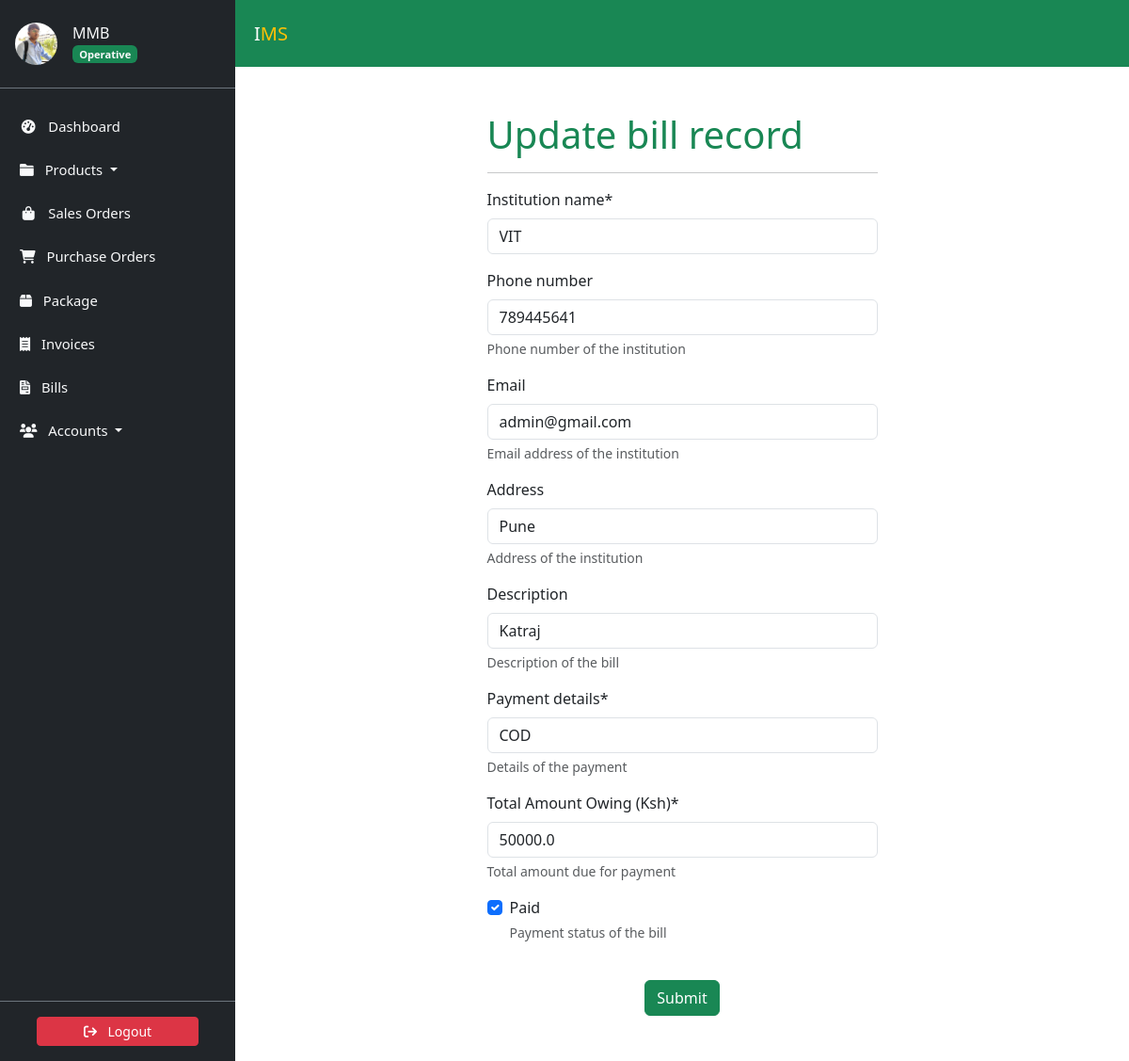
/bills/bill/bill/update/ (signed in), run on the app's committed database.
### accounts/models.py (models this page shows, shortened)
class Profile(models.Model):
    user = models.OneToOneField(
        User, on_delete=models.CASCADE, verbose_name='User'
    )
    slug = AutoSlugField(
        unique=True,
        verbose_name='Account ID',
        populate_from='email'
    )
    profile_picture = ProcessedImageField(
        default='profile_pics/default.jpg',
        upload_to='profile_pics',
        format='JPEG',
        processors=[ResizeToFill(150, 150)],
        options={'quality': 100}
    )
    telephone = PhoneNumberField(
        null=True, blank=True, verbose_name='Telephone'
    )
    email = models.EmailField(
        max_length=150, blank=True, null=True, verbose_name='Email'
    )
    first_name = models.CharField(
        max_length=30, blank=True, verbose_name='First Name'
    )
    last_name = models.CharField(
        max_length=30, blank=True, verbose_name='Last Name'
    )
    status = models.CharField(
        choices=STATUS_CHOICES,
        max_length=12,
        default='INA',
        verbose_name='Status'
    )
    role = models.CharField(
        choices=ROLE_CHOICES,
        max_length=12,
        blank=True,
        null=True,
        verbose_name='Role'
    )
    class Meta:
        ordering = ['slug']
        verbose_name = 'Profile'
        verbose_name_plural = 'Profiles'

### bills/models.py (models this page shows, shortened)
class Bill(models.Model):
    slug = AutoSlugField(unique=True, populate_from='date')
    date = models.DateTimeField(
        auto_now_add=True,
        verbose_name='Date (e.g., 2022/11/22)'
    )
    institution_name = models.CharField(
        max_length=30,
        blank=False,
        null=False
    )
    phone_number = models.PositiveIntegerField(
        blank=True,
        null=True,
        help_text='Phone number of the institution'
    )
    email = models.EmailField(
        blank=True,
        null=True,
        help_text='Email address of the institution'
    )
    address = models.CharField(
        max_length=255,
        blank=True,
        null=True,
        help_text='Address of the institution'
    )
    description = models.CharField(
        max_length=255,
        blank=True,
        null=True,
        help_text='Description of the bill'
    )
    payment_details = models.CharField(
        max_length=255,
        blank=False,
        null=False,
        help_text='Details of the payment'
    )
    amount = models.FloatField(
        verbose_name='Total Amount Owing (Ksh)',
        help_text='Total amount due for payment'
    )
    status = models.BooleanField(
        default=False,
        verbose_name='Paid',
        help_text='Payment status of the bill'
    )

### bills/views.py (the view, shortened to what this page needs)
class BillUpdateView(LoginRequiredMixin, UserPassesTestMixin, UpdateView):
    model = Bill
    template_name = 'bills/billupdate.html'
    fields = [
        'institution_name',
        'phone_number',
        'email',
        'address',
        'description',
        'payment_details',
        'amount',
        'status'
    ]
    def test_func(self):
        return self.request.user.profile in Profile.objects.all()

### bills/templates/bills/billupdate.html (shortened to what this page needs)
{% extends "store/base.html" %}
{% load static %}
{% load crispy_forms_tags %}
{% block title %}Update bill record{%endblock title%}{% block content %}
<div class="col container p-5">
    <div class="row">
        <div class="col-md-3 col-lg-3"></div>
          <div class="col-md-6 col-lg-6">
            <form method="POST" enctype="multipart/form-data">
                <section class="section-bg" id="plans">
                    <fieldset class="form-group">
                        <header class="section-header">
                            <h1 class="text-success">Update bill record</h1>
                            <hr>
                        </header>
                        {{ form.media }} {{ form|crispy }}
                    </fieldset>
                </section>
                <div class="form-group mt-4 text-center">
                    <button class="btn btn-success" type="submit">Submit</button>
                </div>
            </form>
        </div>
        <div class="col-md-3 col-lg-3"></div>
    </div>
</div>
{% endblock content %}

### store/templates/store/sidebar.html (shortened to what this page needs)
<link href="https://cdn.jsdelivr.net/npm/bootstrap@5.3.3/dist/css/bootstrap.min.css" rel="stylesheet">
<link href="https://cdnjs.cloudflare.com/ajax/libs/font-awesome/6.0.0-beta3/css/all.min.css" rel="stylesheet">
<aside class="sidebar position-fixed top-0 left-0 overflow-auto h-100 bg-dark text-light" id="show-side-navigation1">
    <div class="sidebar-header d-flex align-items-center px-3 py-4 border-bottom border-secondary">
        <a href="{% url 'user-profile' %}" class="d-flex align-items-center text-decoration-none text-light">
            <img class="rounded-circle img-fluid" id="sidebar-img" width="45" src="{{ request.user.profile.profile_picture.url }}" alt="Profile Picture" />
            <div class="ms-3">
                <h5 class="fs-6 mb-0">
                    {{ request.user.username }}{% if request.user.profile.role == 'AD' %} <i class="fa-solid fa-circle-check text-success"></i>{% endif %}
                </h5>
                <span class="badge bg-success text-light">
                    {% if request.user.profile.role == 'AD' %}
                        Admin
                    {% elif request.user.profile.role == 'EX' %}
                        Executive
                    {% else %}
                        Operative
                    {% endif %}
                </span>
            </div>
        </a>
    </div>
    <div class="nav-container">
        <ul class="nav flex-column mt-3">
            <li class="nav-item mb-2">
                <a class="nav-link text-light {% if request.resolver_match.url_name == 'dashboard' %}active{% endif %}" href="{% url 'dashboard' %}">
                    <i class="fa fa-tachometer-alt fa-fw me-2"></i> Dashboard
                </a>
            </li>
            <li class="nav-item mb-2 dropdown">
                <a class="nav-link text-light {% if request.resolver_match.url_name == 'productslist' %}active{% endif %} dropdown-toggle" href="#" id="productsDropdown" role="button" data-bs-toggle="dropdown" aria-expanded="false">
                    <i class="fa fa-folder me-2"></i> Products
                </a>
            </li>
            <li class="nav-item mb-2">
                <a class="nav-link text-light {% if request.resolver_match.url_name == 'saleslist' %}active{% endif %}" href="{% url 'saleslist' %}">
                    <i class="fa fa-shopping-bag fa-fw me-2"></i> Sales Orders
                </a>
            </li>
            <li class="nav-item mb-2">
                <a class="nav-link text-light {% if request.resolver_match.url_name == 'purchaseslist' %}active{% endif %}" href="{% url 'purchaseslist' %}">
                    <i class="fa fa-shopping-cart me-2"></i> Purchase Orders
                </a>
            </li>
            <li class="nav-item mb-2">
                <a class="nav-link text-light {% if request.resolver_match.url_name == 'deliveries' %}active{% endif %}" href="{% url 'deliveries' %}">
                    <i class="fa-solid fa-box me-2"></i> Package
                </a>
            </li>
            <li class="nav-item mb-2">
                <a class="nav-link text-light {% if request.resolver_match.url_name == 'invoicelist' %}active{% endif %}" href="{% url 'invoicelist' %}">
                    <i class="fa-solid fa-receipt me-2"></i> Invoices
                </a>
            </li>
            <li class="nav-item mb-2">
                <a class="nav-link text-light {% if request.resolver_match.url_name == 'bill_list' %}active{% endif %}" href="{% url 'bill_list' %}">
                    <i class="fa-solid fa-file-invoice me-2"></i> Bills
                </a>
            </li>
            <li class="nav-item mb-2 dropdown">
                <a class="nav-link text-light  dropdown-toggle" href="#" id="accountsDropdown" role="button" data-bs-toggle="dropdown" aria-expanded="false">
                    <i class="fa fa-users me-2"></i> Accounts
                </a>
            </li>
        </ul>
    </div>
    <div class="sidebar-footer position-absolute bottom-0 w-100 text-center py-3 bg-dark border-top border-secondary">
        <form method="post" action="{% url 'user-logout' %}">
            <button type="submit" class="btn btn-danger btn-sm w-75">
                <i class="fa fa-sign-out me-2"></i> Logout
            </button>
        </form>
    </div>
</aside>

### static/css/style.css (style rules this page uses)
:root { --dk-gray-100: #f3f4f6; --dk-gray-200: #e5e7eb; --dk-gray-300: #d1d5db; --dk-gray-400: #9ca3af; --dk-gray-500: #6b7280; --dk-gray-600: #4b5563; --dk-gray-700: #374151; --dk-gray-800: #1f2937; --dk-gray-900: #111827; --dk-dark-bg: #313348; --dk-darker-bg: #2a2b3d; --navbar-bg-color: #6f6486; --sidebar-bg-color: #252636; --sidebar-width: 250px; --sidebar-expanded-width: 230px; --sidebar-collapsed-width: 100px; --sidebar-header-bg: #212529; --nav-link-color: #adb5bd; --nav-link-active-bg: #495057; --dropdown-menu-bg: #495057; --dropdown-item-color: #adb5bd; --dropdown-item-active-bg: #6c757d; --sidebar-separator-bg: #4caf50; --logo-separator-height: 60px; --sidebar-item-height: 50px; --submenu-item-height: 45px; }
* { margin: 0; padding: 0; box-sizing: border-box; }
body { font-family: "Inter", sans-serif; background-color: #fff; }
a { text-decoration: none; }
.sidebar { font-size: 0.925rem; background-color: var(--sidebar-bg-color); width: var(--sidebar-width); transition: width 0.3s ease-in-out; z-index: 9999999; }
.sidebar .sidebar-header { background-color: var(--sidebar-header-bg); border-bottom: 1px solid #2a2b3c; }
.sidebar ul > li > a { color: var(--dk-gray-400); text-decoration: none; }

### store/templates/store/sidebar.html (style rules this page uses)
.sidebar { width: 250px; background-color: #343a40; color: #fff; position: fixed; top: 0; bottom: 0; display: flex; flex-direction: column; }
.sidebar-header { background-color: #212529; }
.nav-container { flex: 1; overflow-y: auto; padding: 5px; }
.nav-link { color: #adb5bd; }
.sidebar-footer { background-color: #212529; text-align: center; padding: 10px; }

### data on the page
Bill: institution_name "VIT", phone_number "789445641", email "admin@gmail.com", address "Pune", description "Katraj", payment_details "COD", amount "50000.0", status "☑"

### other printed values
{{ request.user.username }} "MMB"
